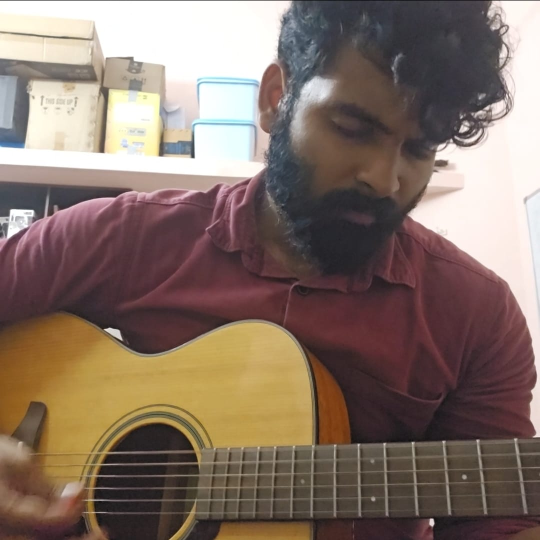
#> input picture Image_to_Unicode/me4.jpeg, 1079 x 1080 px, found by its file name (shown at 1/2 size)
$ python image2uni.py
#> lines starting #> are read from the running program, lines starting #| are printed output that depends on the picture
### Image_to_Unicode/Map_Unicode_to_Intensity.py
import pickle
from PIL import Image, ImageDraw, ImageFont
import unicodedata
import numpy as np

unicode_chars = [chr(i) for i in range(0x0000, 0x110000) if chr(i).isprintable()] # All printable unicode characters

def usable_chars(c):
    try:
        name = unicodedata.name(c)
        return (
            'BLOCK' in name or
            'SHADE' in name or
            'BOX DRAWINGS' in name or
            c in " .:-=+*#%@█▓▒░"
        )
    except ValueError:
        return False

usable = [c for c in unicode_chars if usable_chars(c)]

def intensity_map(chars, font_path, size):
#> called with size = 10
    font = ImageFont.truetype(font_path, size)
    intensity_list = []

    for ch in chars:
        # Create a square image with white background
        img = Image.new('L', (size, size), color=255)
        draw = ImageDraw.Draw(img)

        # Draw the character in black
        draw.text((0, 0), ch, fill=0, font=font)

        # Calculate mean intensity (0=black, 255=white)
        # We invert because we want darker pixels to have higher values
        mean_intensity = 255 - np.array(img).mean()
        intensity_list.append((ch, mean_intensity))

    # Sort by intensity (darkest first)
    sorted_chars = np.array([[ch, intensity] for ch, intensity in sorted(intensity_list, key=lambda x: x[1], reverse=True)]).T
    return sorted_chars

size = 10
font_path = "/usr/share/fonts/truetype/dejavu/DejaVuSansMono.ttf"

result = intensity_map(usable, font_path, size)
#print(result[1])  # Print first 50 characters sorted by intensity

### Image_to_Unicode/image2uni.py
#Converting an Image to a Unicode Art
#25-06-2025

import matplotlib.pyplot as plt
import numpy as np
import cv2
from Map_Unicode_to_Intensity import result
from PIL import Image, ImageDraw, ImageFont

filepath = '/home/shahjahan/Desktop/Personal website/Image_to_Unicode/me4.jpeg'
image = cv2.imread(filepath)
#> image is the input picture: shape (1080, 1079, 3); mean B, G, R 103.2, 113.9, 132.2
image = cv2.resize(image, (1500,1500))
#> image: shape (1500, 1500, 3)
# If image needs rotation

#image = cv2.rotate(cv2.imread(filepath), cv2.ROTATE_360_COUNTERCLOCKWISE)

# Convert to grayscale and run a Gaussian Blur to smooth the edges, adjust parameters accordingly for each image

gray_image = cv2.GaussianBlur(cv2.cvtColor(image, cv2.COLOR_BGR2GRAY), (5,5), 1, 1)
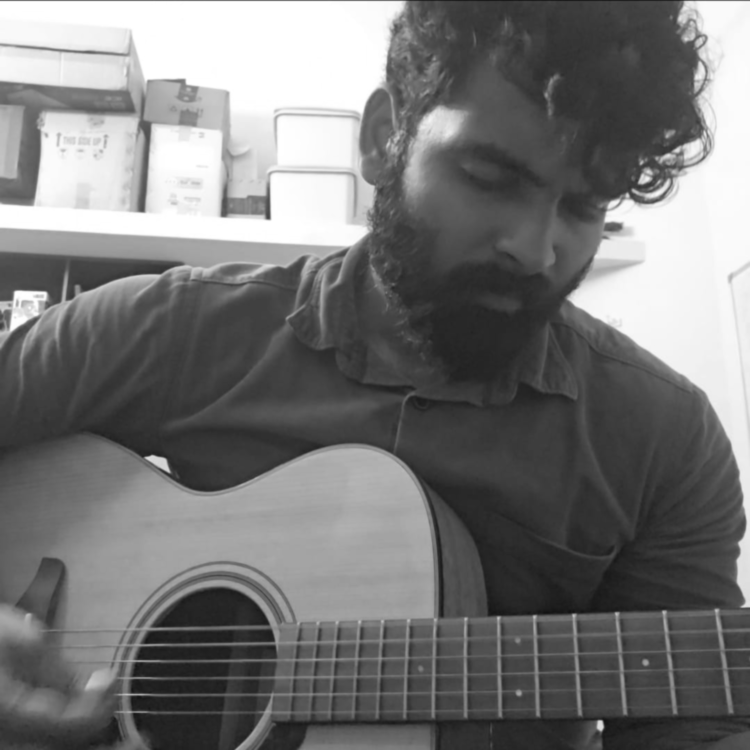
#> gray_image: shape (1500, 1500) (shown at 1/2 size); min 16, max 255, mean 118.1

# Bin the image to reduce resolution

bin_factor = 4
H, W = np.shape(gray_image)
#> H = 1500; W = 1500
h_new = H // bin_factor
#> h_new = 375
w_new = W // bin_factor
#> w_new = 375

img_cropped = gray_image[:h_new * bin_factor, : w_new*bin_factor]

binned_image = img_cropped.reshape(h_new, bin_factor, w_new, bin_factor).mean(axis=(1,3)).astype(np.uint8)
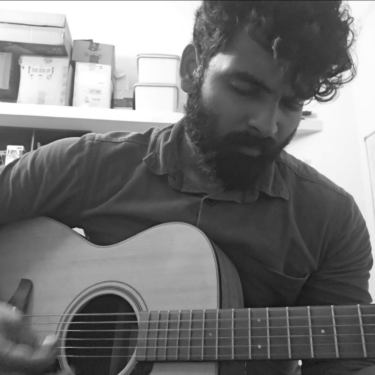
#> binned_image: shape (375, 375); min 20, max 255, mean 117.7


# Store intensities and corresponding unicodes in separate arrays
intensities = np.array(result[1], dtype=float)
uni = np.array(result[0])
font_path = "/usr/share/fonts/truetype/dejavu/DejaVuSansMono.ttf"

#cv2.imshow('Grayscale', gray_image)
#cv2.waitKey(0)

# Compares intensity of each pixel in the grayscale image and gets the closest matching unicode character.
# Stores the unicode in a 2D array of matching dimensions to the original image

uni_image = np.empty(binned_image.shape, dtype=str)
for i, val in np.ndenumerate(binned_image):
    int_ind = np.argmin(np.abs(val - intensities))
    uni_image[i[0], i[1]] = uni[int_ind]
#> this loop made 140625 passes
#> i on passes 1 to 3: (0, 0), (0, 1), (0, 2)

# Draws the unicode character in a PIL canvas

def draw_unicode_image(uni_image, font_path, font_size=10, height_correction=0.55):
#> called with uni_image = array of shape (375, 375), font_size = 10, height_correction = 0.55
    h, w = uni_image.shape
#> h = 375; w = 375
    font = ImageFont.truetype(font_path, font_size)

    # CORRECTED canvas height
    canvas = Image.new('L', (w * font_size, int(h * font_size * height_correction)), color=0)
#> canvas: PIL image 3750x2062 L; every value is 0
    draw = ImageDraw.Draw(canvas)

    for y in range(h):
        for x in range(w):
            draw.text(
                (x * font_size, int(y * font_size * height_correction)),
                uni_image[y, x],
                font=font,
                fill=255
            )

    return canvas
    #print(i)
#print(intensities)
canvas = draw_unicode_image(uni_image, font_path, font_size=10, height_correction=0.55)
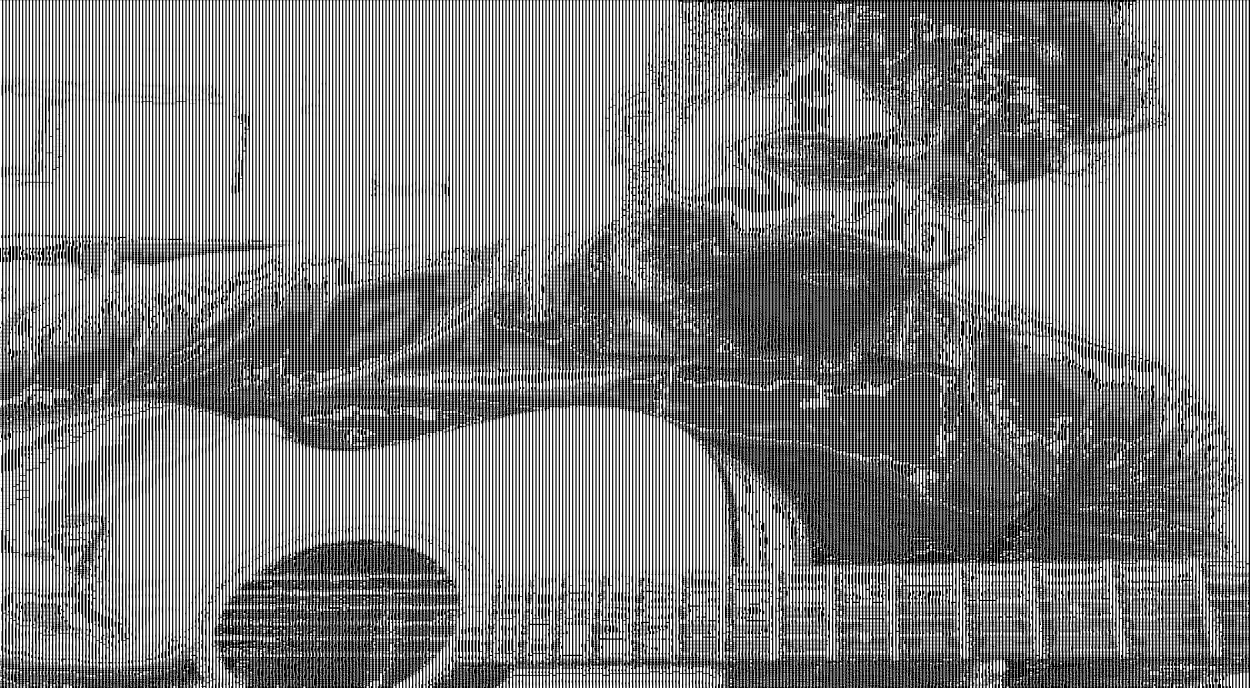
#> canvas: PIL image 3750x2062 L (shown at 1/3 size); min 0, max 255, mean 129.9
canvas.show()

with open("Ascii4.txt", "w", encoding="utf-8") as f:
    for i, row in enumerate(uni_image):
        if i % 2 == 0:  # Keep every 2nd row to flatten vertical stretch
            f.write("".join(row) + "\n")

$ run again, with Image_to_Unicode/me1.jpeg copied over Image_to_Unicode/me4.jpeg
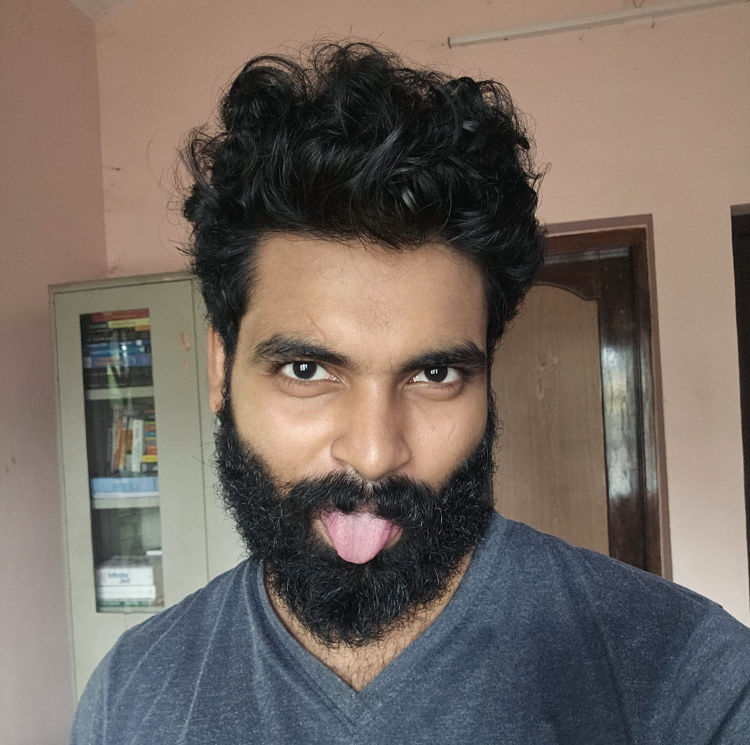
#> input picture Image_to_Unicode/me1.jpeg, 1500 x 1490 px, found by its file name (shown at 1/2 size)
#> image is the input picture: shape (1490, 1500, 3); mean B, G, R 98.1, 105.4, 116.4
#> image: shape (1500, 1500, 3)
#> `binned_image = img_cropped.reshape(h_new, bin_factor, w_new, bin_facto..`:
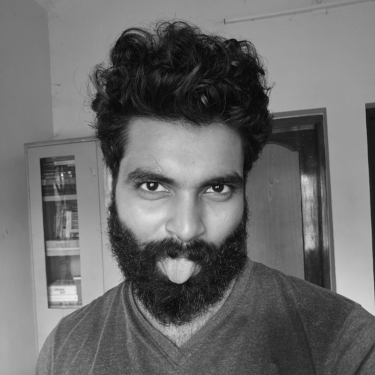
#> binned_image: shape (375, 375); min 8, max 236, mean 107.3
#> the loop `for i, val in np.ndenumerate(binned_image):` made 140625 passes
#> (i, val, int_ind) on passes 1 to 3: ((0, 0), 110, 4), ((0, 1), 113, 4), ((0, 2), 115, 3)
#> `canvas = draw_unicode_image(uni_image, font_path, font_size=10, height..`:
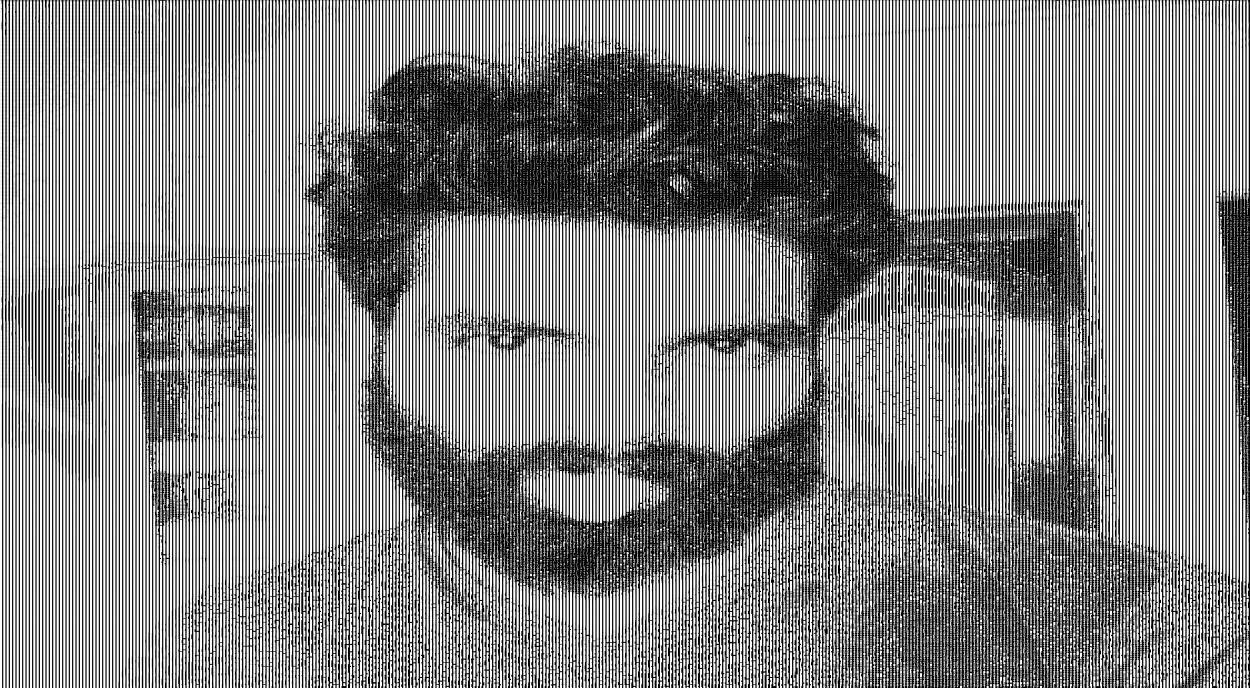
#> canvas: PIL image 3750x2062 L (shown at 1/3 size); min 0, max 255, mean 131.8

$ run again, with Image_to_Unicode/me2.jpeg copied over Image_to_Unicode/me4.jpeg
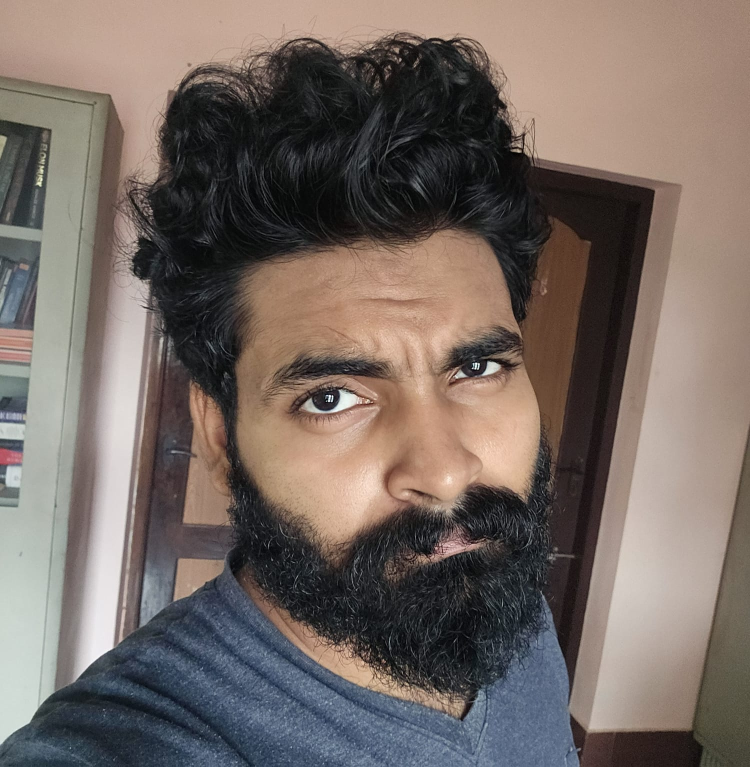
#> input picture Image_to_Unicode/me2.jpeg, 1500 x 1533 px, found by its file name (shown at 1/2 size)
#> image is the input picture: shape (1533, 1500, 3); mean B, G, R 99.2, 105.2, 116.8
#> image: shape (1500, 1500, 3)
#> `binned_image = img_cropped.reshape(h_new, bin_factor, w_new, bin_facto..`:
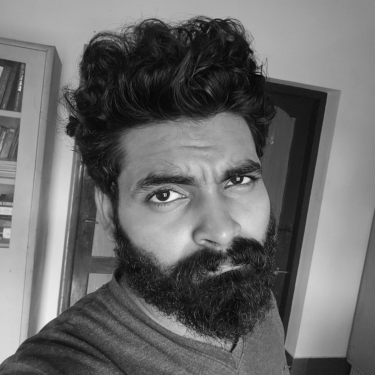
#> binned_image: shape (375, 375); min 6, max 241, mean 107.4
#> the loop `for i, val in np.ndenumerate(binned_image):` made 140625 passes
#> (i, val) on passes 1 to 3: ((0, 0), 159), ((0, 1), 158), ((0, 2), 160)
#> `canvas = draw_unicode_image(uni_image, font_path, font_size=10, height..`:
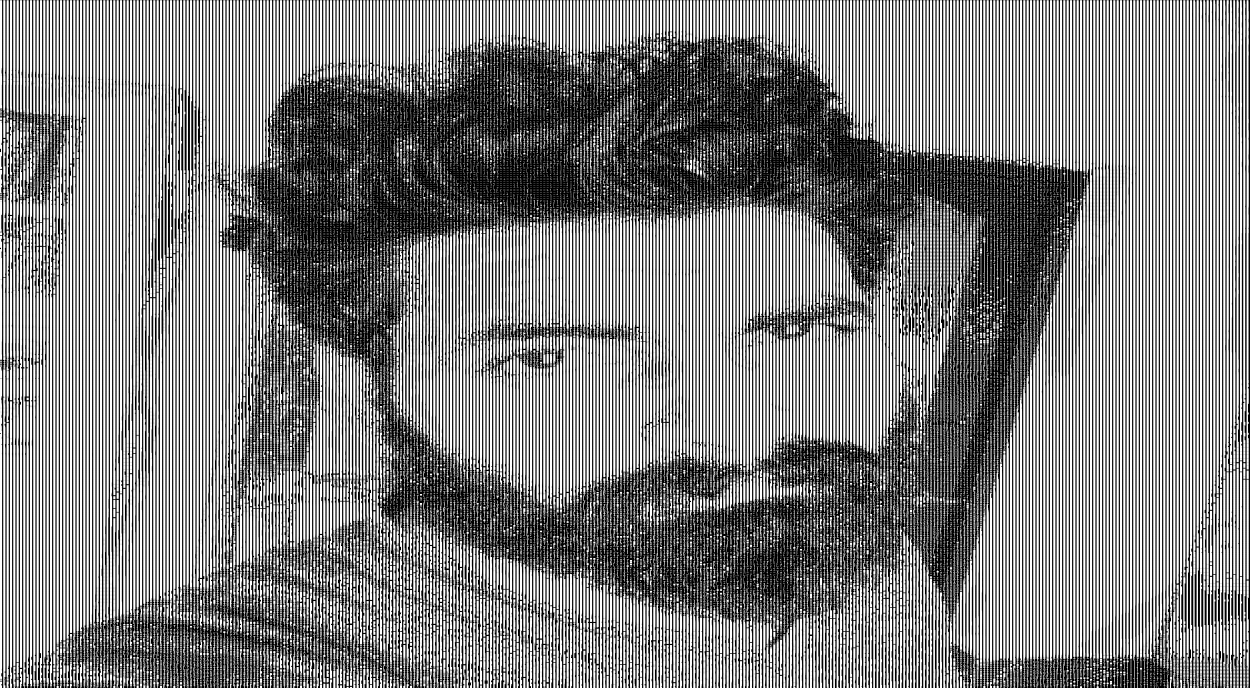
#> canvas: PIL image 3750x2062 L (shown at 1/3 size); min 0, max 255, mean 126.8

$ run again, with Image_to_Unicode/me3.jpeg copied over Image_to_Unicode/me4.jpeg
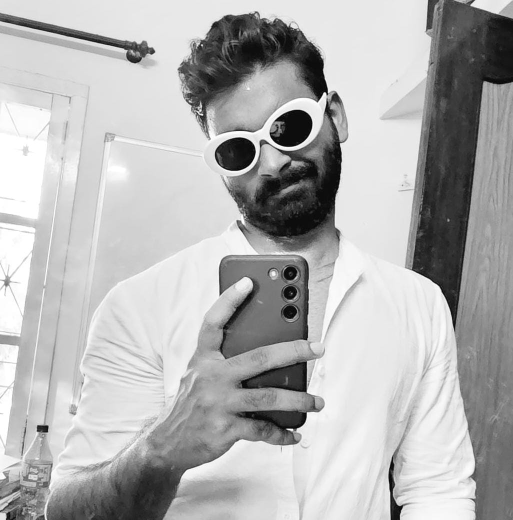
#> input picture Image_to_Unicode/me3.jpeg, 1025 x 1040 px, found by its file name (shown at 1/2 size)
#> image is the input picture: shape (1040, 1025, 3); min 0, max 255, mean 179.1
#> image: shape (1500, 1500, 3)
#> `binned_image = img_cropped.reshape(h_new, bin_factor, w_new, bin_facto..`:
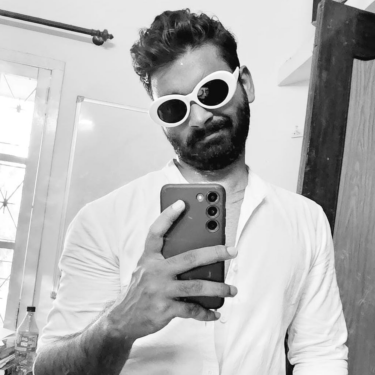
#> binned_image: shape (375, 375); min 10, max 255, mean 178.6
#> the loop `for i, val in np.ndenumerate(binned_image):` made 140625 passes
#> (i, val) on passes 1 to 3: ((0, 0), 225), ((0, 1), 225), ((0, 2), 225)
#> `canvas = draw_unicode_image(uni_image, font_path, font_size=10, height..`:
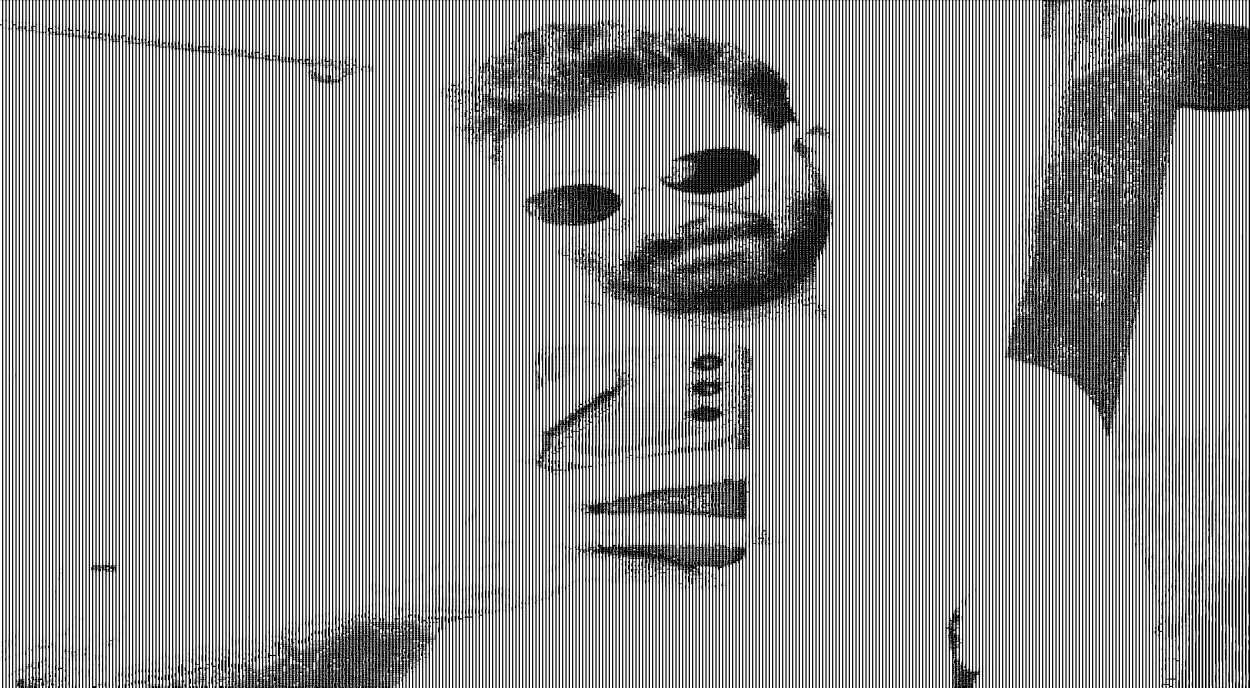
#> canvas: PIL image 3750x2062 L (shown at 1/3 size); min 0, max 255, mean 150.8
